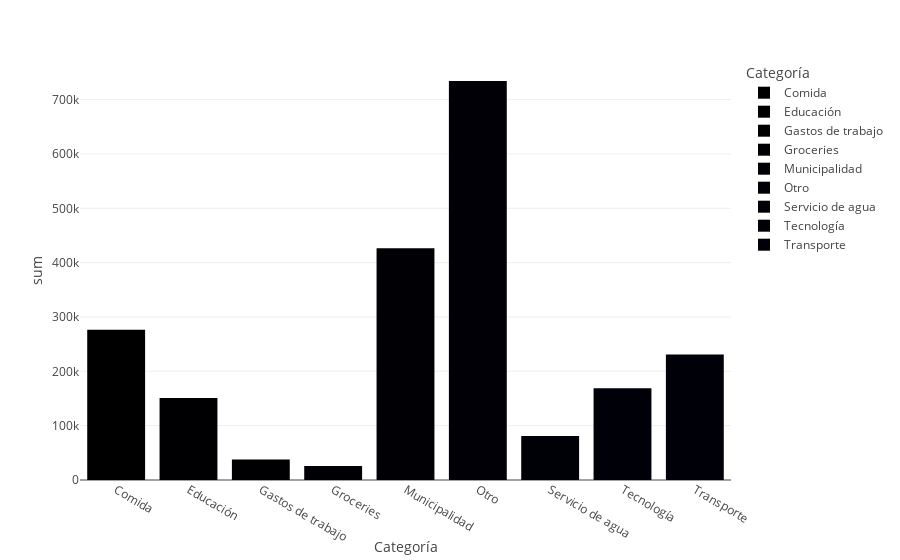

Notebook code for this chart:
### Code cell
px.bar(d, x="Categoría", y="sum", color="Categoría")

### Figure 1 — Plotly figure (JSON) as saved in the notebook; plotly's stock layout.template omitted (floating-point values rounded to 4 significant figures)
{"data": [{"alignmentgroup": "True", "hovertemplate": "Categoría=%{x}<br>sum=%{y}<extra></extra>", "legendgroup": "Comida", "marker": {"color": "#000001", "pattern": {"shape": ""}}, "name": "Comida", "offsetgroup": "Comida", "orientation": "v", "showlegend": true, "textposition": "auto", "type": "bar", "x": ["Comida"], "xaxis": "x", "y": [276600.0], "yaxis": "y"}, {"alignmentgroup": "True", "hovertemplate": "Categoría=%{x}<br>sum=%{y}<extra></extra>", "legendgroup": "Educación", "marker": {"color": "#000002", "pattern": {"shape": ""}}, "name": "Educación", "offsetgroup": "Educación", "orientation": "v", "showlegend": true, "textposition": "auto", "type": "bar", "x": ["Educación"], "xaxis": "x", "y": [150900.0], "yaxis": "y"}, {"alignmentgroup": "True", "hovertemplate": "Categoría=%{x}<br>sum=%{y}<extra></extra>", "legendgroup": "Gastos de trabajo", "marker": {"color": "#000003", "pattern": {"shape": ""}}, "name": "Gastos de trabajo", "offsetgroup": "Gastos de trabajo", "orientation": "v", "showlegend": true, "textposition": "auto", "type": "bar", "x": ["Gastos de trabajo"], "xaxis": "x", "y": [37510.0], "yaxis": "y"}, {"alignmentgroup": "True", "hovertemplate": "Categoría=%{x}<br>sum=%{y}<extra></extra>", "legendgroup": "Groceries", "marker": {"color": "#000004", "pattern": {"shape": ""}}, "name": "Groceries", "offsetgroup": "Groceries", "orientation": "v", "showlegend": true, "textposition": "auto", "type": "bar", "x": ["Groceries"], "xaxis": "x", "y": [25978], "yaxis": "y"}, {"alignmentgroup": "True", "hovertemplate": "Categoría=%{x}<br>sum=%{y}<extra></extra>", "legendgroup": "Municipalidad", "marker": {"color": "#000005", "pattern": {"shape": ""}}, "name": "Municipalidad", "offsetgroup": "Municipalidad", "orientation": "v", "showlegend": true, "textposition": "auto", "type": "bar", "x": ["Municipalidad"], "xaxis": "x", "y": [426400.0], "yaxis": "y"}, {"alignmentgroup": "True", "hovertemplate": "Categoría=%{x}<br>sum=%{y}<extra></extra>", "legendgroup": "Otro", "marker": {"color": "#000006", "pattern": {"shape": ""}}, "name": "Otro", "offsetgroup": "Otro", "orientation": "v", "showlegend": true, "textposition": "auto", "type": "bar", "x": ["Otro"], "xaxis": "x", "y": [734300.0], "yaxis": "y"}, {"alignmentgroup": "True", "hovertemplate": "Categoría=%{x}<br>sum=%{y}<extra></extra>", "legendgroup": "Servicio de agua", "marker": {"color": "#000007", "pattern": {"shape": ""}}, "name": "Servicio de agua", "offsetgroup": "Servicio de agua", "orientation": "v", "showlegend": true, "textposition": "auto", "type": "bar", "x": ["Servicio de agua"], "xaxis": "x", "y": [81133], "yaxis": "y"}, {"alignmentgroup": "True", "hovertemplate": "Categoría=%{x}<br>sum=%{y}<extra></extra>", "legendgroup": "Tecnología", "marker": {"color": "#000008", "pattern": {"shape": ""}}, "name": "Tecnología", "offsetgroup": "Tecnología", "orientation": "v", "showlegend": true, "textposition": "auto", "type": "bar", "x": ["Tecnología"], "xaxis": "x", "y": [168800.0], "yaxis": "y"}, {"alignmentgroup": "True", "hovertemplate": "Categoría=%{x}<br>sum=%{y}<extra></extra>", "legendgroup": "Transporte", "marker": {"color": "#000009", "pattern": {"shape": ""}}, "name": "Transporte", "offsetgroup": "Transporte", "orientation": "v", "showlegend": true, "textposition": "auto", "type": "bar", "x": ["Transporte"], "xaxis": "x", "y": [230800.0], "yaxis": "y"}], "layout": {"barmode": "relative", "legend": {"title": {"text": "Categoría"}, "tracegroupgap": 0}, "margin": {"t": 60}, "xaxis": {"anchor": "y", "categoryarray": ["Comida", "Educación", "Gastos de trabajo", "Groceries", "Municipalidad", "Otro", "Servicio de agua", "Tecnología", "Transporte"], "categoryorder": "array", "domain": [0, 1], "title": {"text": "Categoría"}}, "yaxis": {"anchor": "x", "domain": [0, 1], "title": {"text": "sum"}}}}
